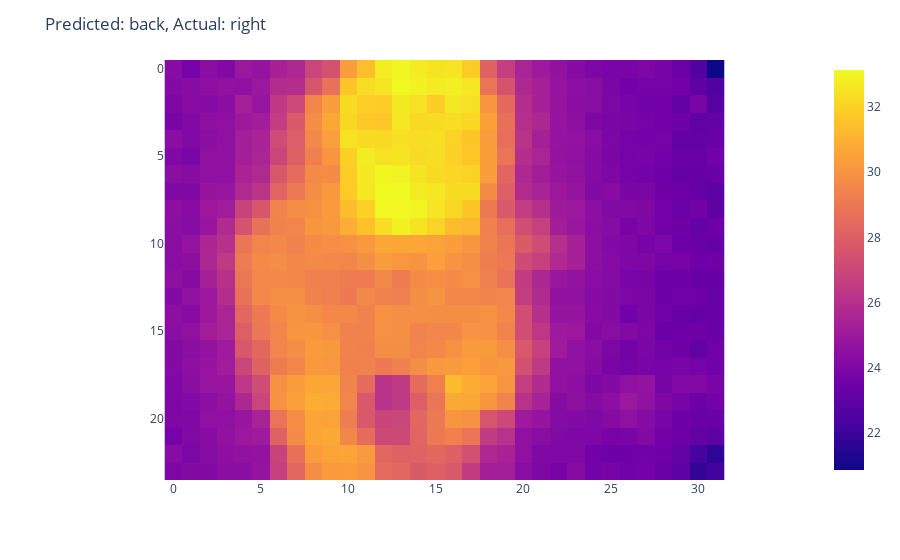
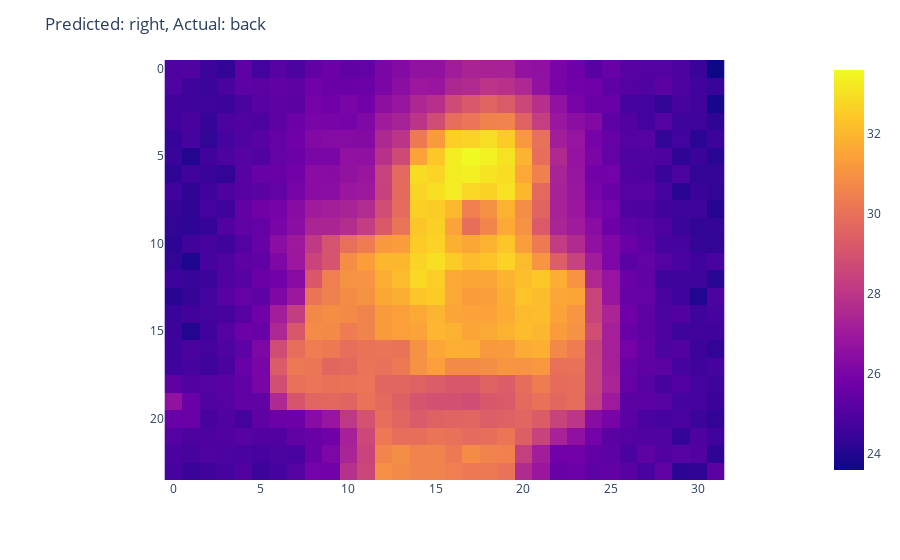
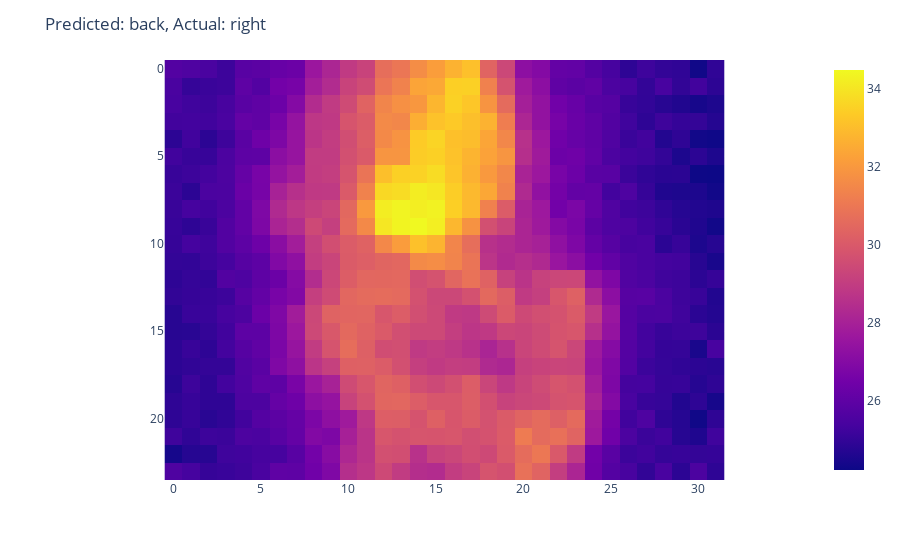

The notebook cell these images were saved under, in order:
### Code cell
values = {
    0: 'back',
    1: 'left',
    2: 'right',
}

# Get the X inputs that were misclassified
misclassified = X_test[y_test_max != preds]
# Get the y inputs that were misclassified
real_labels = y_test_max[y_test_max != preds]
pred_labels = preds[y_test_max != preds]
# Plot the misclassified inputs
for i in range(len(misclassified)):
    fig = px.imshow(
        img = misclassified[i, :, :, 0]
    )
    fig.update_layout(
        title=f'Predicted: {values[pred_labels[i]]}, '
        f'Actual: {values[real_labels[i]]}'
    )
    fig.show(render_mode)

### Figure 1 — Plotly figure (JSON) as saved in the notebook; plotly's stock layout.template omitted (floating-point values rounded to 4 significant figures; data arrays with more than 128 entries replaced by an {"elided": "..."} marker saying what was removed)
{"data": [{"coloraxis": "coloraxis", "hovertemplate": "x: %{x}<br>y: %{y}<br>color: %{z}<extra></extra>", "name": "0", "type": "heatmap", "xaxis": "x", "yaxis": "y", "z": {"elided": "24x32 float values"}}], "layout": {"coloraxis": {"colorscale": [[0, "#0d0887"], [0.1111, "#46039f"], [0.2222, "#7201a8"], [0.3333, "#9c179e"], [0.4444, "#bd3786"], [0.5556, "#d8576b"], [0.6667, "#ed7953"], [0.7778, "#fb9f3a"], [0.8889, "#fdca26"], [1, "#f0f921"]]}, "margin": {"t": 60}, "title": {"text": "Predicted: back, Actual: right"}, "xaxis": {"anchor": "y", "constrain": "domain", "domain": [0, 1], "scaleanchor": "y"}, "yaxis": {"anchor": "x", "autorange": "reversed", "constrain": "domain", "domain": [0, 1]}}}

### Figure 2 — Plotly figure (JSON) as saved in the notebook; plotly's stock layout.template omitted (floating-point values rounded to 4 significant figures; data arrays with more than 128 entries replaced by an {"elided": "..."} marker saying what was removed)
{"data": [{"coloraxis": "coloraxis", "hovertemplate": "x: %{x}<br>y: %{y}<br>color: %{z}<extra></extra>", "name": "0", "type": "heatmap", "xaxis": "x", "yaxis": "y", "z": {"elided": "24x32 float values"}}], "layout": {"coloraxis": {"colorscale": [[0, "#0d0887"], [0.1111, "#46039f"], [0.2222, "#7201a8"], [0.3333, "#9c179e"], [0.4444, "#bd3786"], [0.5556, "#d8576b"], [0.6667, "#ed7953"], [0.7778, "#fb9f3a"], [0.8889, "#fdca26"], [1, "#f0f921"]]}, "margin": {"t": 60}, "title": {"text": "Predicted: right, Actual: back"}, "xaxis": {"anchor": "y", "constrain": "domain", "domain": [0, 1], "scaleanchor": "y"}, "yaxis": {"anchor": "x", "autorange": "reversed", "constrain": "domain", "domain": [0, 1]}}}

### Figure 3 — Plotly figure (JSON) as saved in the notebook; plotly's stock layout.template omitted (floating-point values rounded to 4 significant figures; data arrays with more than 128 entries replaced by an {"elided": "..."} marker saying what was removed)
{"data": [{"coloraxis": "coloraxis", "hovertemplate": "x: %{x}<br>y: %{y}<br>color: %{z}<extra></extra>", "name": "0", "type": "heatmap", "xaxis": "x", "yaxis": "y", "z": {"elided": "24x32 float values"}}], "layout": {"coloraxis": {"colorscale": [[0, "#0d0887"], [0.1111, "#46039f"], [0.2222, "#7201a8"], [0.3333, "#9c179e"], [0.4444, "#bd3786"], [0.5556, "#d8576b"], [0.6667, "#ed7953"], [0.7778, "#fb9f3a"], [0.8889, "#fdca26"], [1, "#f0f921"]]}, "margin": {"t": 60}, "title": {"text": "Predicted: back, Actual: right"}, "xaxis": {"anchor": "y", "constrain": "domain", "domain": [0, 1], "scaleanchor": "y"}, "yaxis": {"anchor": "x", "autorange": "reversed", "constrain": "domain", "domain": [0, 1]}}}
